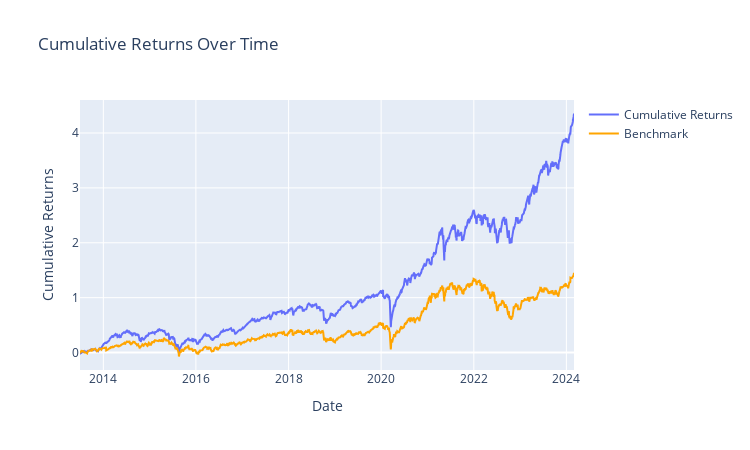
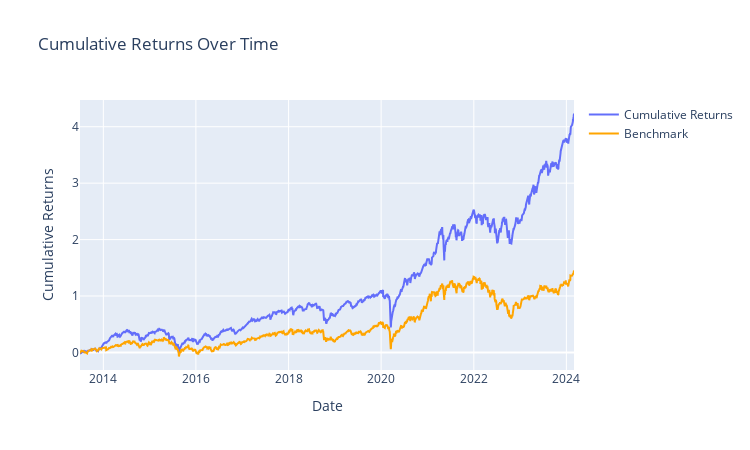

Notebook code cell kept with these figures, in order:
### Code cell
CD = pd.read_csv('/Volumes/Database/Factor_data/流動負債_90.csv', index_col=0)
totalD = pd.read_csv('/Volumes/Database/Factor_data/負債總額_90.csv', index_col=0)
asset = pd.read_csv('/Volumes/Database/Factor_data/資產總額_90.csv', index_col=0)
factor =  CD/ totalD

# no fee
returns_by_period, summary_df = PerformanceGenerator(factor = factor,
                                                     expreturn = exp_returns,
                                                     strategy='LO',
                                                     buy_fee = 0, 
                                                     sell_fee = 0,
                                                     benchmark = Benchmark
                                                     ).backtest()

# fee
returns_by_period, summary_df = PerformanceGenerator(factor = factor,
                                                     expreturn = exp_returns,
                                                     strategy='LO',
                                                     benchmark = Benchmark
                                                     ).backtest()

### Figure 1 — Plotly figure (JSON) as saved in the notebook; plotly's stock layout.template omitted (floating-point values rounded to 4 significant figures; data arrays with more than 128 entries replaced by an {"elided": "..."} marker saying what was removed)
{"data": [{"mode": "lines", "name": "Cumulative Returns", "type": "scatter", "x": {"elided": "2610 str values"}, "y": {"elided": "2610 float values"}}, {"line": {"color": "#FFA500"}, "mode": "lines", "name": "Benchmark", "type": "scatter", "x": {"elided": "2610 str values"}, "y": {"elided": "2610 float values"}}], "layout": {"height": 450, "title": {"text": "Cumulative Returns Over Time"}, "width": 750, "xaxis": {"title": {"text": "Date"}}, "yaxis": {"title": {"text": "Cumulative Returns"}}}}

### Figure 2 — Plotly figure (JSON) as saved in the notebook; plotly's stock layout.template omitted (floating-point values rounded to 4 significant figures; data arrays with more than 128 entries replaced by an {"elided": "..."} marker saying what was removed)
{"data": [{"mode": "lines", "name": "Cumulative Returns", "type": "scatter", "x": {"elided": "2610 str values"}, "y": {"elided": "2610 float values"}}, {"line": {"color": "#FFA500"}, "mode": "lines", "name": "Benchmark", "type": "scatter", "x": {"elided": "2610 str values"}, "y": {"elided": "2610 float values"}}], "layout": {"height": 450, "title": {"text": "Cumulative Returns Over Time"}, "width": 750, "xaxis": {"title": {"text": "Date"}}, "yaxis": {"title": {"text": "Cumulative Returns"}}}}
